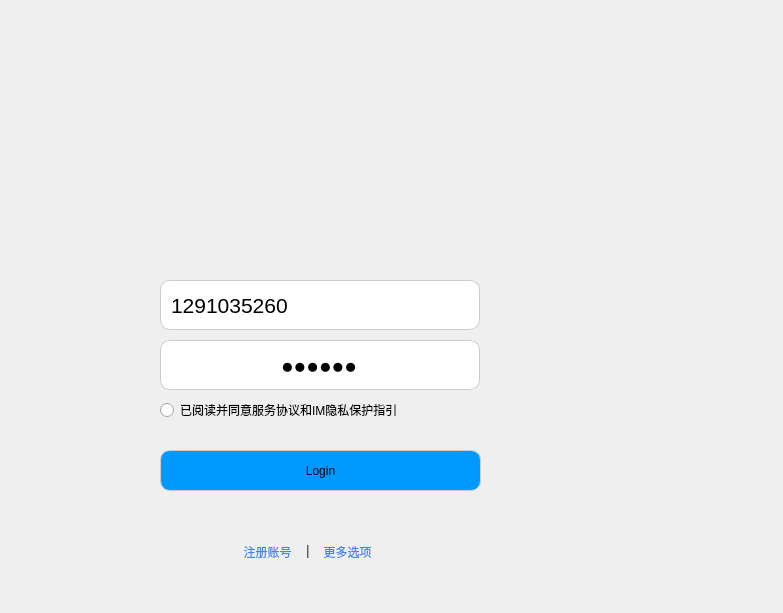
<?xml version="1.0" encoding="UTF-8"?>
<ui version="4.0">
 <class>LoginWidgetClass</class>
 <widget class="QWidget" name="LoginWidgetClass">
  <property name="geometry">
   <rect>
    <x>0</x>
    <y>0</y>
    <width>783</width>
    <height>613</height>
   </rect>
  </property>
  <property name="windowTitle">
   <string>LoginWidget</string>
  </property>
  <property name="styleSheet">
   <string notr="true">/**/
QWidget#loginPage_, loginPage_2_, registerPage_, settingPage_ {
	background-image: url(:/res/background/loginBackground.jpg);
}
QWidget#settingPage_ {
	background-image: url(:/res/background/loginBackground.jpg);
}


/*  loginPage2_  */
QWidget#loginPage2_ {
	background-image: url(:/res/background/loginBackground.jpg);
}

QLineEdit{
    border: 1px solid #ccc; /* 边框样式，可根据需要调整 */
    border-radius: 10px;    /* 设置边框的圆角半径 */
}

QPushButton#LoginBtn_ , LoginBtn2_ { 
	background-color: rgb(0, 153, 255);
    border: 1px solid #ccc; /* 边框样式，可根据需要调整 */
    border-radius: 10px;    /* 设置边框的圆角半径 */
}
QComboBox {
    border: 1px solid #ccc; /* 边框样式，可根据需要调整 */
    border-radius: 10px;    /* 设置边框的圆角半径 */
}


/*QCombobox主体*/
QComboBox {
    border: 2px solid #f3f3f3;/*设置线宽*/
	/*background-color: rgb(237, 242, 255);背景颜色*/
    /*border-radius: 15px;圆角*/
    padding: 1px 2px 1px 2px;  /*针对于组合框中的文本内容*/
	text-align:bottom;
    min-width: 9em;   /*# 组合框的最小宽度*/
    /*min-height: 5em;*/

	border-style:solid;/*边框为实线型*/
	/*border-width:2px;边框宽度*/
	/*border-color:rgb(77, 123, 255);边框颜色*/

	padding-left: 10px;/*左侧边距*/
}
/*QCombobox右侧按钮*/
QComboBox::drop-down {
    subcontrol-origin: padding;
    subcontrol-position: top right;/*放于右方顶部*/
    width: 50px;/*设置按钮范围宽度*/
 	/*border-radius: 15px;
    border-left-width: 1px;
    border-left-color: darkgray;
    border-left-style: solid;*/

    border-top-right-radius: 3px;/*设置边框圆角*/
    border-bottom-right-radius: 3px;
/*padding-right: 50px;*/
}
/*QCombobox右侧按钮的箭头图标*/
QComboBox::down-arrow {
	border-image: url(:/res/icon/xiala.png);/*自定义图片填充*/
	width: 10px;/*设置该图标的宽高*/
	height: 10px;
}


/* 下拉后，整个下拉窗体样式 */
QComboBox QAbstractItemView {
    border: 2px solid #f3f3f3;/*边框宽度、线形、颜色*/
	background-color: rgba(237, 242, 255, 1);/*背景颜色*/
    border-radius: 15px;/*圆角*/
    padding: 1px 2px 1px 2px;  /*针对于组合框中的文本内容*/
    min-width: 9em;   /*# 组合框的最小宽度*/
}

/* 下拉后，整个下拉窗体每项的样式 */
QComboBox QAbstractItemView::item {
	border-radius: 15px;/*圆角*/
    height: 30px;   /* 项的高度（设置pComboBox-&gt;setView(new QListView());后，该项才起作用） */
	background-color: rgb(237, 242, 255);

}

/*以下部分不知为何不生效，有待调试*/
/* 下拉后，整个下拉窗体越过每项的样式 */
QComboBox QAbstractItemView::item:hover {
    color: #FFFFF0;
       /* 整个下拉窗体越过每项的背景色 */
	background-color: rgb(98, 0, 255);
}

/* 下拉后，整个下拉窗体被选择的每项的样式 */
QComboBox QAbstractItemView::item:selected {
    color: #FFFFF0;
	background-color: rgb(0, 85, 200);
}


</string>
  </property>
  <widget class="QStackedWidget" name="loginPages_">
   <property name="geometry">
    <rect>
     <x>120</x>
     <y>20</y>
     <width>400</width>
     <height>560</height>
    </rect>
   </property>
   <property name="styleSheet">
    <string notr="true"/>
   </property>
   <property name="currentIndex">
    <number>0</number>
   </property>
   <widget class="QWidget" name="loginPage_">
    <property name="styleSheet">
     <string notr="true"/>
    </property>
    <widget class="RoundLabel" name="headLab_">
     <property name="geometry">
      <rect>
       <x>140</x>
       <y>120</y>
       <width>121</width>
       <height>111</height>
      </rect>
     </property>
     <property name="text">
      <string/>
     </property>
     <property name="pixmap">
      <pixmap resource="../IMClient.qrc">:/res/head/head1.jpg</pixmap>
     </property>
     <property name="scaledContents">
      <bool>true</bool>
     </property>
    </widget>
    <widget class="QPushButton" name="SettingBtn_">
     <property name="geometry">
      <rect>
       <x>330</x>
       <y>0</y>
       <width>30</width>
       <height>30</height>
      </rect>
     </property>
     <property name="text">
      <string/>
     </property>
     <property name="icon">
      <iconset resource="../IMClient.qrc">
       <normaloff>:/res/icon/pifu.png</normaloff>:/res/icon/pifu.png</iconset>
     </property>
     <property name="flat">
      <bool>true</bool>
     </property>
    </widget>
    <widget class="QPushButton" name="CloseBtn_">
     <property name="geometry">
      <rect>
       <x>370</x>
       <y>0</y>
       <width>30</width>
       <height>30</height>
      </rect>
     </property>
     <property name="text">
      <string/>
     </property>
     <property name="icon">
      <iconset resource="../IMClient.qrc">
       <normaloff>:/res/icon/close.png</normaloff>:/res/icon/close.png</iconset>
     </property>
     <property name="default">
      <bool>false</bool>
     </property>
     <property name="flat">
      <bool>true</bool>
     </property>
    </widget>
    <widget class="QComboBox" name="UserId_">
     <property name="geometry">
      <rect>
       <x>40</x>
       <y>260</y>
       <width>320</width>
       <height>50</height>
      </rect>
     </property>
     <property name="font">
      <font>
       <pointsize>16</pointsize>
       <bold>false</bold>
      </font>
     </property>
     <property name="mouseTracking">
      <bool>false</bool>
     </property>
     <property name="layoutDirection">
      <enum>Qt::LeftToRight</enum>
     </property>
     <property name="autoFillBackground">
      <bool>false</bool>
     </property>
     <property name="styleSheet">
      <string notr="true">QComboBox {
    border: 1px solid #ccc; /* 边框样式，可根据需要调整 */
    border-radius: 10px;    /* 设置边框的圆角半径 */
}</string>
     </property>
     <property name="editable">
      <bool>false</bool>
     </property>
     <property name="duplicatesEnabled">
      <bool>false</bool>
     </property>
     <item>
      <property name="text">
       <string>1291035260</string>
      </property>
      <property name="icon">
       <iconset resource="../IMClient.qrc">
        <normaloff>:/res/icon/Contact.png</normaloff>:/res/icon/Contact.png</iconset>
      </property>
     </item>
     <item>
      <property name="text">
       <string>2024416075</string>
      </property>
      <property name="icon">
       <iconset resource="../IMClient.qrc">
        <normaloff>:/res/icon/Contact.png</normaloff>:/res/icon/Contact.png</iconset>
      </property>
     </item>
    </widget>
    <widget class="QLineEdit" name="PassWord_">
     <property name="geometry">
      <rect>
       <x>40</x>
       <y>320</y>
       <width>320</width>
       <height>50</height>
      </rect>
     </property>
     <property name="font">
      <font>
       <pointsize>16</pointsize>
      </font>
     </property>
     <property name="mouseTracking">
      <bool>true</bool>
     </property>
     <property name="acceptDrops">
      <bool>true</bool>
     </property>
     <property name="layoutDirection">
      <enum>Qt::LeftToRight</enum>
     </property>
     <property name="styleSheet">
      <string notr="true">background-color: rgb(255, 255, 255);</string>
     </property>
     <property name="text">
      <string>044438</string>
     </property>
     <property name="frame">
      <bool>false</bool>
     </property>
     <property name="echoMode">
      <enum>QLineEdit::Password</enum>
     </property>
     <property name="alignment">
      <set>Qt::AlignCenter</set>
     </property>
     <property name="dragEnabled">
      <bool>false</bool>
     </property>
     <property name="readOnly">
      <bool>false</bool>
     </property>
     <property name="cursorMoveStyle">
      <enum>Qt::LogicalMoveStyle</enum>
     </property>
     <property name="clearButtonEnabled">
      <bool>false</bool>
     </property>
    </widget>
    <widget class="QRadioButton" name="radioButton">
     <property name="geometry">
      <rect>
       <x>40</x>
       <y>380</y>
       <width>311</width>
       <height>20</height>
      </rect>
     </property>
     <property name="text">
      <string>已阅读并同意服务协议和IM隐私保护指引</string>
     </property>
    </widget>
    <widget class="QPushButton" name="LoginBtn_">
     <property name="geometry">
      <rect>
       <x>40</x>
       <y>430</y>
       <width>321</width>
       <height>41</height>
      </rect>
     </property>
     <property name="text">
      <string>Login</string>
     </property>
    </widget>
    <widget class="QPushButton" name="registerBtn_">
     <property name="geometry">
      <rect>
       <x>110</x>
       <y>520</y>
       <width>75</width>
       <height>24</height>
      </rect>
     </property>
     <property name="styleSheet">
      <string notr="true">color: rgb(68, 134, 232);</string>
     </property>
     <property name="text">
      <string>注册账号</string>
     </property>
     <property name="flat">
      <bool>true</bool>
     </property>
    </widget>
    <widget class="QPushButton" name="moreBtn_">
     <property name="geometry">
      <rect>
       <x>190</x>
       <y>520</y>
       <width>75</width>
       <height>24</height>
      </rect>
     </property>
     <property name="styleSheet">
      <string notr="true">color: rgb(68, 134, 232);</string>
     </property>
     <property name="text">
      <string>更多选项</string>
     </property>
     <property name="flat">
      <bool>true</bool>
     </property>
    </widget>
    <widget class="QLabel" name="label_2">
     <property name="geometry">
      <rect>
       <x>180</x>
       <y>510</y>
       <width>16</width>
       <height>41</height>
      </rect>
     </property>
     <property name="font">
      <font>
       <family>Gadugi</family>
      </font>
     </property>
     <property name="text">
      <string>|</string>
     </property>
     <property name="alignment">
      <set>Qt::AlignCenter</set>
     </property>
    </widget>
   </widget>
   <widget class="QWidget" name="loginPage2_">
    <property name="styleSheet">
     <string notr="true">/*  loginPage2_  */
QPushButton#LoginBtn2_ { 
	background-color: rgb(0, 153, 255);
    border: 1px solid #ccc; /* 边框样式，可根据需要调整 */
    border-radius: 10px;    /* 设置边框的圆角半径 */
}</string>
    </property>
    <widget class="QLabel" name="QQLab_">
     <property name="geometry">
      <rect>
       <x>160</x>
       <y>70</y>
       <width>71</width>
       <height>41</height>
      </rect>
     </property>
     <property name="text">
      <string/>
     </property>
     <property name="pixmap">
      <pixmap resource="../IMClient.qrc">:/res/background/QQ.jpg</pixmap>
     </property>
     <property name="scaledContents">
      <bool>true</bool>
     </property>
     <property name="alignment">
      <set>Qt::AlignCenter</set>
     </property>
    </widget>
    <widget class="RoundLabel" name="headLab2_">
     <property name="geometry">
      <rect>
       <x>130</x>
       <y>190</y>
       <width>121</width>
       <height>111</height>
      </rect>
     </property>
     <property name="text">
      <string/>
     </property>
     <property name="pixmap">
      <pixmap resource="../IMClient.qrc">:/res/head/head1.jpg</pixmap>
     </property>
     <property name="scaledContents">
      <bool>true</bool>
     </property>
    </widget>
    <widget class="QLabel" name="label">
     <property name="geometry">
      <rect>
       <x>110</x>
       <y>320</y>
       <width>161</width>
       <height>31</height>
      </rect>
     </property>
     <property name="font">
      <font>
       <pointsize>14</pointsize>
      </font>
     </property>
     <property name="text">
      <string>北大西洋暖流</string>
     </property>
     <property name="textFormat">
      <enum>Qt::AutoText</enum>
     </property>
     <property name="scaledContents">
      <bool>false</bool>
     </property>
     <property name="alignment">
      <set>Qt::AlignCenter</set>
     </property>
    </widget>
    <widget class="QPushButton" name="LoginBtn2_">
     <property name="geometry">
      <rect>
       <x>40</x>
       <y>410</y>
       <width>321</width>
       <height>41</height>
      </rect>
     </property>
     <property name="text">
      <string>Login</string>
     </property>
     <property name="flat">
      <bool>true</bool>
     </property>
    </widget>
    <widget class="QPushButton" name="SettingBtn_1">
     <property name="geometry">
      <rect>
       <x>330</x>
       <y>0</y>
       <width>30</width>
       <height>30</height>
      </rect>
     </property>
     <property name="text">
      <string/>
     </property>
     <property name="icon">
      <iconset resource="../IMClient.qrc">
       <normaloff>:/res/icon/pifu.png</normaloff>:/res/icon/pifu.png</iconset>
     </property>
     <property name="flat">
      <bool>true</bool>
     </property>
    </widget>
    <widget class="QPushButton" name="CloseBtn_1">
     <property name="geometry">
      <rect>
       <x>370</x>
       <y>0</y>
       <width>30</width>
       <height>30</height>
      </rect>
     </property>
     <property name="text">
      <string/>
     </property>
     <property name="icon">
      <iconset resource="../IMClient.qrc">
       <normaloff>:/res/icon/close.png</normaloff>:/res/icon/close.png</iconset>
     </property>
     <property name="default">
      <bool>false</bool>
     </property>
     <property name="flat">
      <bool>true</bool>
     </property>
    </widget>
    <widget class="QLabel" name="label_5">
     <property name="geometry">
      <rect>
       <x>180</x>
       <y>500</y>
       <width>16</width>
       <height>41</height>
      </rect>
     </property>
     <property name="font">
      <font>
       <family>Gadugi</family>
      </font>
     </property>
     <property name="text">
      <string>|</string>
     </property>
     <property name="alignment">
      <set>Qt::AlignCenter</set>
     </property>
    </widget>
    <widget class="QPushButton" name="moreBtn_2">
     <property name="geometry">
      <rect>
       <x>190</x>
       <y>510</y>
       <width>75</width>
       <height>24</height>
      </rect>
     </property>
     <property name="styleSheet">
      <string notr="true">color: rgb(68, 134, 232);</string>
     </property>
     <property name="text">
      <string>更多选项</string>
     </property>
     <property name="flat">
      <bool>true</bool>
     </property>
    </widget>
    <widget class="QPushButton" name="registerBtn_2">
     <property name="geometry">
      <rect>
       <x>110</x>
       <y>510</y>
       <width>75</width>
       <height>24</height>
      </rect>
     </property>
     <property name="styleSheet">
      <string notr="true">color: rgb(68, 134, 232);</string>
     </property>
     <property name="text">
      <string>注册账号</string>
     </property>
     <property name="flat">
      <bool>true</bool>
     </property>
    </widget>
   </widget>
   <widget class="QWidget" name="registerPage_">
    <property name="styleSheet">
     <string notr="true">background-image: url(:/res/background/loginBackground.jpg);</string>
    </property>
    <widget class="QPushButton" name="CloseBtn_2">
     <property name="geometry">
      <rect>
       <x>370</x>
       <y>0</y>
       <width>30</width>
       <height>30</height>
      </rect>
     </property>
     <property name="text">
      <string/>
     </property>
     <property name="icon">
      <iconset resource="../IMClient.qrc">
       <normaloff>:/res/icon/close.png</normaloff>:/res/icon/close.png</iconset>
     </property>
     <property name="default">
      <bool>false</bool>
     </property>
     <property name="flat">
      <bool>true</bool>
     </property>
    </widget>
    <widget class="QPushButton" name="SettingBtn_2">
     <property name="geometry">
      <rect>
       <x>330</x>
       <y>0</y>
       <width>30</width>
       <height>30</height>
      </rect>
     </property>
     <property name="text">
      <string/>
     </property>
     <property name="icon">
      <iconset resource="../IMClient.qrc">
       <normaloff>:/res/icon/pifu.png</normaloff>:/res/icon/pifu.png</iconset>
     </property>
     <property name="flat">
      <bool>true</bool>
     </property>
    </widget>
   </widget>
   <widget class="QWidget" name="settingPage_">
    <property name="styleSheet">
     <string notr="true">QPushButton#Certain_ { 
	background-color: rgb(0, 153, 255);
    border: 1px solid #ccc; /* 边框样式，可根据需要调整 */
    border-radius: 6px;    /* 设置边框的圆角半径 */
}
QPushButton#Cancel_ { 
	background-color: rgb(0, 153, 255);
    border: 1px solid #ccc; /* 边框样式，可根据需要调整 */
    border-radius: 6px;    /* 设置边框的圆角半径 */
}</string>
    </property>
    <widget class="QPushButton" name="CloseBtn_3">
     <property name="geometry">
      <rect>
       <x>370</x>
       <y>0</y>
       <width>30</width>
       <height>30</height>
      </rect>
     </property>
     <property name="text">
      <string/>
     </property>
     <property name="icon">
      <iconset resource="../IMClient.qrc">
       <normaloff>:/res/icon/close.png</normaloff>:/res/icon/close.png</iconset>
     </property>
     <property name="default">
      <bool>false</bool>
     </property>
     <property name="flat">
      <bool>true</bool>
     </property>
    </widget>
    <widget class="QPushButton" name="SettingBtn_3">
     <property name="geometry">
      <rect>
       <x>330</x>
       <y>0</y>
       <width>30</width>
       <height>30</height>
      </rect>
     </property>
     <property name="text">
      <string/>
     </property>
     <property name="icon">
      <iconset resource="../IMClient.qrc">
       <normaloff>:/res/icon/pifu.png</normaloff>:/res/icon/pifu.png</iconset>
     </property>
     <property name="flat">
      <bool>true</bool>
     </property>
    </widget>
    <widget class="QLabel" name="label_6">
     <property name="geometry">
      <rect>
       <x>120</x>
       <y>50</y>
       <width>161</width>
       <height>41</height>
      </rect>
     </property>
     <property name="font">
      <font>
       <pointsize>16</pointsize>
      </font>
     </property>
     <property name="text">
      <string>网络设置</string>
     </property>
     <property name="alignment">
      <set>Qt::AlignCenter</set>
     </property>
    </widget>
    <widget class="QLabel" name="label_7">
     <property name="geometry">
      <rect>
       <x>50</x>
       <y>120</y>
       <width>54</width>
       <height>16</height>
      </rect>
     </property>
     <property name="text">
      <string>类型</string>
     </property>
    </widget>
    <widget class="QLabel" name="label_8">
     <property name="geometry">
      <rect>
       <x>50</x>
       <y>210</y>
       <width>54</width>
       <height>16</height>
      </rect>
     </property>
     <property name="text">
      <string>IP地址</string>
     </property>
    </widget>
    <widget class="QLabel" name="label_9">
     <property name="geometry">
      <rect>
       <x>50</x>
       <y>310</y>
       <width>54</width>
       <height>16</height>
      </rect>
     </property>
     <property name="text">
      <string>端口</string>
     </property>
    </widget>
    <widget class="QPushButton" name="Certain_">
     <property name="geometry">
      <rect>
       <x>200</x>
       <y>500</y>
       <width>81</width>
       <height>31</height>
      </rect>
     </property>
     <property name="text">
      <string>确定</string>
     </property>
    </widget>
    <widget class="QPushButton" name="Cancel_">
     <property name="geometry">
      <rect>
       <x>300</x>
       <y>500</y>
       <width>81</width>
       <height>31</height>
      </rect>
     </property>
     <property name="text">
      <string>取消</string>
     </property>
    </widget>
    <widget class="QLineEdit" name="PortEdit_">
     <property name="geometry">
      <rect>
       <x>80</x>
       <y>340</y>
       <width>231</width>
       <height>41</height>
      </rect>
     </property>
     <property name="font">
      <font>
       <pointsize>12</pointsize>
      </font>
     </property>
     <property name="text">
      <string>9999</string>
     </property>
     <property name="frame">
      <bool>true</bool>
     </property>
     <property name="cursorPosition">
      <number>4</number>
     </property>
     <property name="alignment">
      <set>Qt::AlignCenter</set>
     </property>
    </widget>
    <widget class="QLineEdit" name="AddrEdit_">
     <property name="geometry">
      <rect>
       <x>80</x>
       <y>240</y>
       <width>231</width>
       <height>41</height>
      </rect>
     </property>
     <property name="font">
      <font>
       <pointsize>12</pointsize>
      </font>
     </property>
     <property name="autoFillBackground">
      <bool>false</bool>
     </property>
     <property name="text">
      <string>127.0.0.1</string>
     </property>
     <property name="alignment">
      <set>Qt::AlignCenter</set>
     </property>
    </widget>
    <widget class="QComboBox" name="comboBox">
     <property name="geometry">
      <rect>
       <x>80</x>
       <y>150</y>
       <width>231</width>
       <height>41</height>
      </rect>
     </property>
     <property name="font">
      <font>
       <pointsize>12</pointsize>
      </font>
     </property>
     <item>
      <property name="text">
       <string>Tcp</string>
      </property>
     </item>
    </widget>
   </widget>
  </widget>
 </widget>
 <layoutdefault spacing="6" margin="11"/>
 <customwidgets>
  <customwidget>
   <class>RoundLabel</class>
   <extends>QLabel</extends>
   <header>E:\StudyVideo\IMClient\src\IMClient\widget\RoundLabel.h</header>
  </customwidget>
 </customwidgets>
 <resources>
  <include location="../IMClient.qrc"/>
  <include location="../IMClient.qrc"/>
 </resources>
 <connections/>
</ui>
